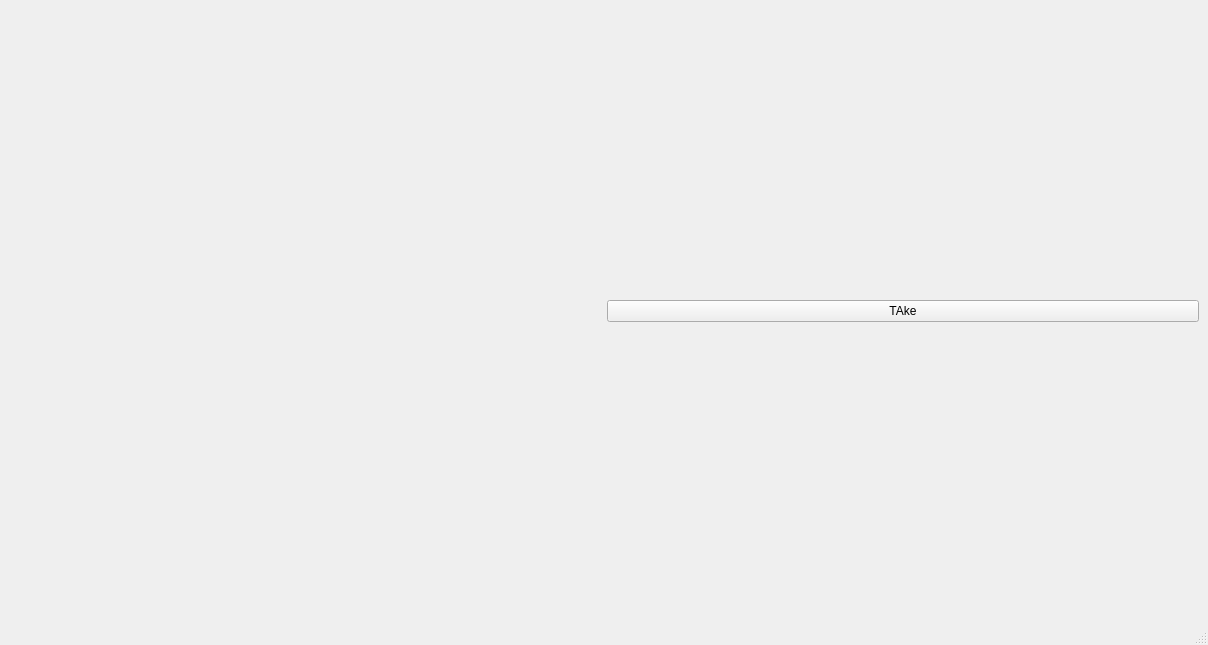
<?xml version="1.0" encoding="UTF-8"?>
<ui version="4.0">
 <class>MainWindow</class>
 <widget class="QMainWindow" name="MainWindow">
  <property name="geometry">
   <rect>
    <x>0</x>
    <y>0</y>
    <width>1208</width>
    <height>645</height>
   </rect>
  </property>
  <property name="windowTitle">
   <string>MainWindow</string>
  </property>
  <widget class="QWidget" name="centralwidget">
   <layout class="QHBoxLayout" name="horizontalLayout">
    <item>
     <widget class="chees" name="label">
      <property name="text">
       <string/>
      </property>
     </widget>
    </item>
    <item>
     <widget class="QPushButton" name="pushButton">
      <property name="text">
       <string>TAke</string>
      </property>
     </widget>
    </item>
   </layout>
  </widget>
  <widget class="QMenuBar" name="menubar">
   <property name="geometry">
    <rect>
     <x>0</x>
     <y>0</y>
     <width>1208</width>
     <height>26</height>
    </rect>
   </property>
  </widget>
  <widget class="QStatusBar" name="statusbar"/>
 </widget>
 <customwidgets>
  <customwidget>
   <class>chees</class>
   <extends>QLabel</extends>
   <header>chees.h</header>
  </customwidget>
 </customwidgets>
 <resources/>
 <connections/>
</ui>
